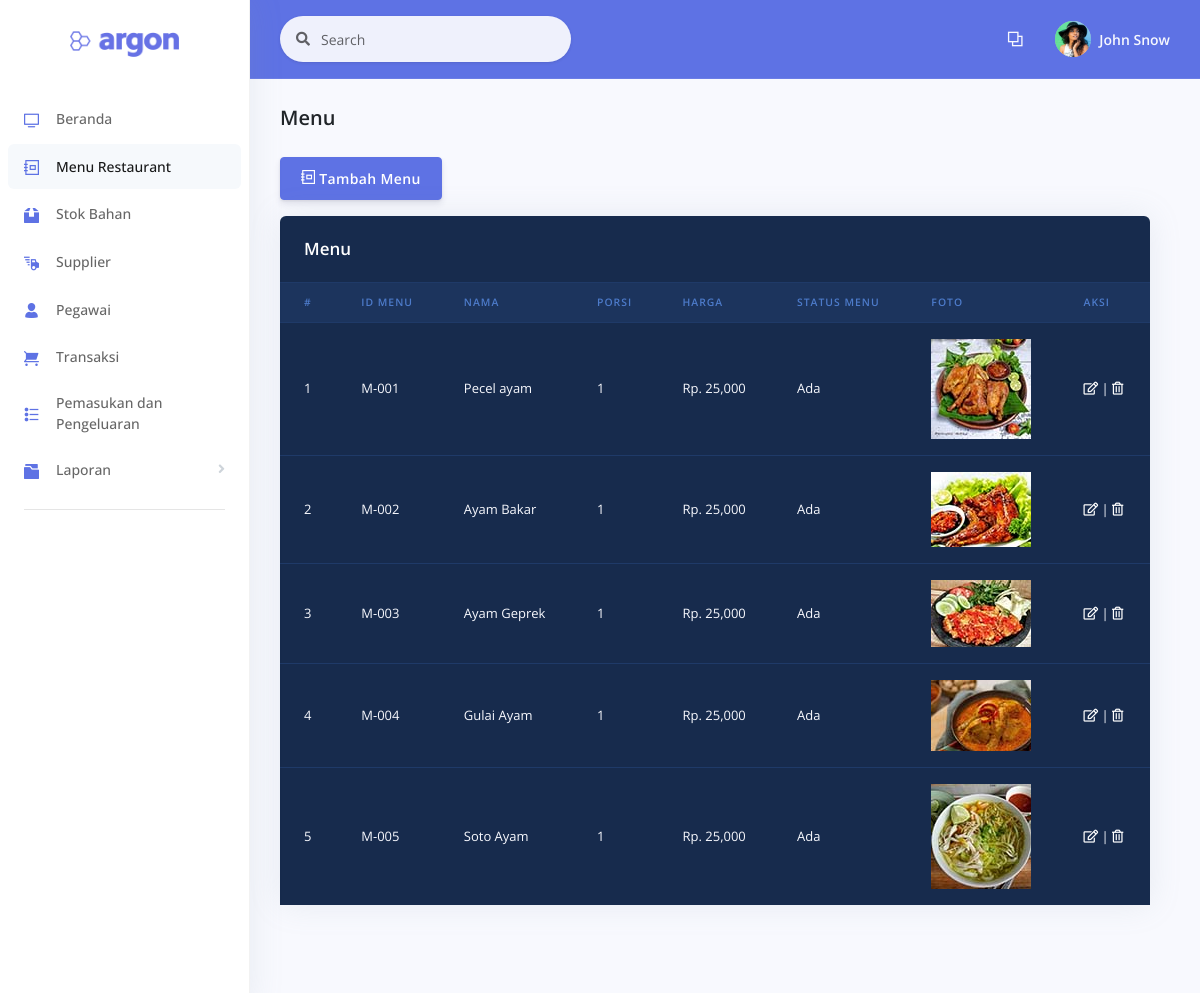
/examples/menu.php, run on the app's committed database.
### tables this page shows
CREATE TABLE `menu` (
  `id_menu` varchar(5) NOT NULL,
  `nama` varchar(50) NOT NULL,
  `porsi` int(11) NOT NULL,
  `harga` int(11) NOT NULL,
  `status_menu` varchar(10) NOT NULL,
  `estimasi_waktu_buat` time NOT NULL,
  `gambar` varchar(100) NOT NULL
);

### examples/functions.php (called while the page is built)
<?php
function koneksi() {
	$conn = mysqli_connect("localhost", "root", "");
	mysqli_select_db($conn, "pw_restaurant");
	return $conn;
}
function query($sql) {
	$conn = koneksi();
	$result = mysqli_query($conn, "$sql");
	$rows = [];
	while ($row = mysqli_fetch_assoc($result)) {
		$rows[] = $row;
	}
	return $rows;
}
?>

### examples/menu.php (the view, shortened to what this page needs)
<?php
  require 'functions.php';
  $menu = query("SELECT * FROM menu");
?>
<!DOCTYPE html>
<html>
<head>
  <link rel="stylesheet" href="../assets/vendor/nucleo/css/nucleo.css" type="text/css">
  <link rel="stylesheet" href="../assets/vendor/@fortawesome/fontawesome-free/css/all.min.css" type="text/css">
  <link rel="stylesheet" href="../assets/css/argon.css?v=1.2.0" type="text/css">
  <link rel="stylesheet" href="../assets/css/style.css">
</head>
<body>
  <nav class="sidenav navbar navbar-vertical  fixed-left  navbar-expand-xs navbar-light bg-white" id="sidenav-main">
    <div class="scrollbar-inner">
      <div class="sidenav-header  align-items-center">
        <a class="navbar-brand" href="javascript:void(0)">
          <img src="../assets/img/brand/blue.png" class="navbar-brand-img" alt="...">
        </a>
      </div>
      <div class="navbar-inner">
        <div class="collapse navbar-collapse" id="sidenav-collapse-main">
          <ul class="navbar-nav">
            <li class="nav-item">
              <a class="nav-link" href="beranda.php">
                <i class="ni ni-tv-2 text-primary"></i>
                <span class="nav-link-text">Beranda</span>
              </a>
            </li>
            <li class="nav-item">
              <a class="nav-link active" href="menu.php">
                <i class="ni ni-collection text-primary"></i>
                <span class="nav-link-text">Menu Restaurant</span>
              </a>
            </li>
            <li class="nav-item">
              <a class="nav-link" href="stok.php">
                <i class="ni ni-box-2 text-primary"></i>
                <span class="nav-link-text">Stok Bahan</span>
              </a>
            </li>
            <li class="nav-item">
              <a class="nav-link" href="supplier.php">
                <i class="ni ni-delivery-fast text-primary"></i>
                <span class="nav-link-text">Supplier</span>
              </a>
            </li>
            <li class="nav-item">
              <a class="nav-link" href="pegawai.php">
                <i class="ni ni-single-02 text-primary"></i>
                <span class="nav-link-text">Pegawai</span>
              </a>
            </li>
            <li class="nav-item">
              <a class="nav-link" href="transaksi.php">
                <i class="ni ni-cart text-primary"></i>
                <span class="nav-link-text">Transaksi</span>
              </a>
            </li>
            <li class="nav-item">
              <a class="nav-link" href="pemasukan_pengeluaran.php">
                <i class="ni ni-bullet-list-67 text-primary"></i>
                <span class="nav-link-text">Pemasukan dan Pengeluaran</span>
              </a>
            </li>
            <li class="nav-item">
              <a class="nav-link" data-toggle="collapse" href="#tables">
                <i class="ni ni-folder-17 text-primary"></i>
                <span class="nav-link-text">Laporan</span>
              </a>
            </li>
          </ul>
          <hr class="my-3">
        </div>
      </div>
    </div>
  </nav>
  <div class="main-content" id="panel">
    <nav class="navbar navbar-top navbar-expand navbar-dark bg-primary border-bottom">
      <div class="container-fluid">
        <div class="collapse navbar-collapse" id="navbarSupportedContent">
          <form class="navbar-search navbar-search-light form-inline mr-sm-3" id="navbar-search-main">
            <div class="form-group mb-0">
              <div class="input-group input-group-alternative input-group-merge">
                <div class="input-group-prepend">
                  <span class="input-group-text"><i class="fas fa-search"></i></span>
                </div>
                <input class="form-control" placeholder="Search" type="text">
              </div>
            </div>
          </form>
          <ul class="navbar-nav align-items-center  ml-md-auto ">
            <li class="nav-item dropdown">
              <a class="nav-link" href="#" role="button" data-toggle="dropdown" aria-haspopup="true" aria-expanded="false">
                <i class="ni ni-ungroup"></i>
              </a>
            </li>
          </ul>
          <ul class="navbar-nav align-items-center  ml-auto ml-md-0 ">
            <li class="nav-item dropdown">
              <a class="nav-link pr-0" href="#" role="button" data-toggle="dropdown" aria-haspopup="true" aria-expanded="false">
                <div class="media align-items-center">
                  <span class="avatar avatar-sm rounded-circle">
                    <img alt="Image placeholder" src="../assets/img/theme/team-4.jpg">
                  </span>
                  <div class="media-body  ml-2  d-none d-lg-block">
                    <span class="mb-0 text-sm  font-weight-bold">John Snow</span>
                  </div>
                </div>
              </a>
            </li>
          </ul>
        </div>
      </div>
    </nav>
    <div class="header pb-6">
      <div class="container-fluid">
        <div class="header-body">
          <div class="row align-items-center py-4">
            <div class="col-lg-6 col-7">
              <h6 class="h2 text-dark d-inline-block mb-0">Menu</h6>
            </div>
          </div>
          <a href="tambahmenu.php"><button type="submit" class="btn btn-primary mb-3"><i class="ni ni-collection"></i> Tambah Menu</button></a>
            <div class="row tabel-gelap">
              <div class="col">
                <div class="card bg-default shadow">
                  <div class="card-header bg-transparent border-0">
                    <h3 class="text-white mb-0">Menu</h3>
                  </div>
                  <div class="table-responsive">
                    <table class="table align-items-center table-dark table-flush">
                      <thead class="thead-dark">
                        <tr>
                          <th scope="col" class="sort" data-sort="name">#</th>
                          <th scope="col" class="sort" data-sort="name">ID Menu</th>
                          <th scope="col" class="sort" data-sort="status">Nama</th>
                          <th scope="col" class="sort" data-sort="budget">Porsi</th>
                          <th scope="col" class="sort" data-sort="status">Harga </th>
                          <th scope="col" class="sort" data-sort="budget">Status menu</th>
                          <th scope="col" class="sort" data-sort="budget">Foto</th>
                          <th scope="col" class="sort" data-sort="budget">Aksi</th>
                        </tr>
                      </thead>
                      <tbody class="list">
                        <?php $i = 1; ?>
                          <?php foreach ($menu as $m) { ?>
                          <tr>
                            <td><?php echo $i++;?></td>
                            <td><?php echo $m['id_menu'];?></td>
                            <td><?php echo $m['nama'];?></td>
                            <td><?php echo $m['porsi'];?></td>
                            <td>Rp. <?php echo number_format($m['harga']);?></td>
                            <td><?php echo $m['status_menu'];?></td>
                            <td><img src="../assets/img/<?php echo $m['gambar']; ?>" alt=""></td>
                            <td>
                            <a href=""><i class="far fa-edit text-white"></i></a> |
                            <a href=""><i class="far fa-trash-alt text-white"></i></a>
                            </td>
                          </tr>
                          <?php } ?>
                      </tbody>
                    </table>
                  </div>
                </div>
              </div>
            </div>
        </div>
      </div>
    </div>
    <div class="container-fluid mt--6">
      <footer class="footer pt-0">
      </footer>
    </div>
  </div>
</body>
</html>

### assets/css/style.css (style rules this page uses)
.tabel-gelap { width: 900px; }

### data on the page
menu: id_menu "M-001", nama "Pecel ayam", porsi "1", harga "25,000", status_menu "Ada", gambar (picture)
menu: id_menu "M-002", nama "Ayam Bakar", porsi "1", harga "25,000", status_menu "Ada", gambar (picture)
menu: id_menu "M-003", nama "Ayam Geprek", porsi "1", harga "25,000", status_menu "Ada", gambar (picture)
menu: id_menu "M-004", nama "Gulai Ayam", porsi "1", harga "25,000", status_menu "Ada", gambar (picture)
menu: id_menu "M-005", nama "Soto Ayam", porsi "1", harga "25,000", status_menu "Ada", gambar (picture)
